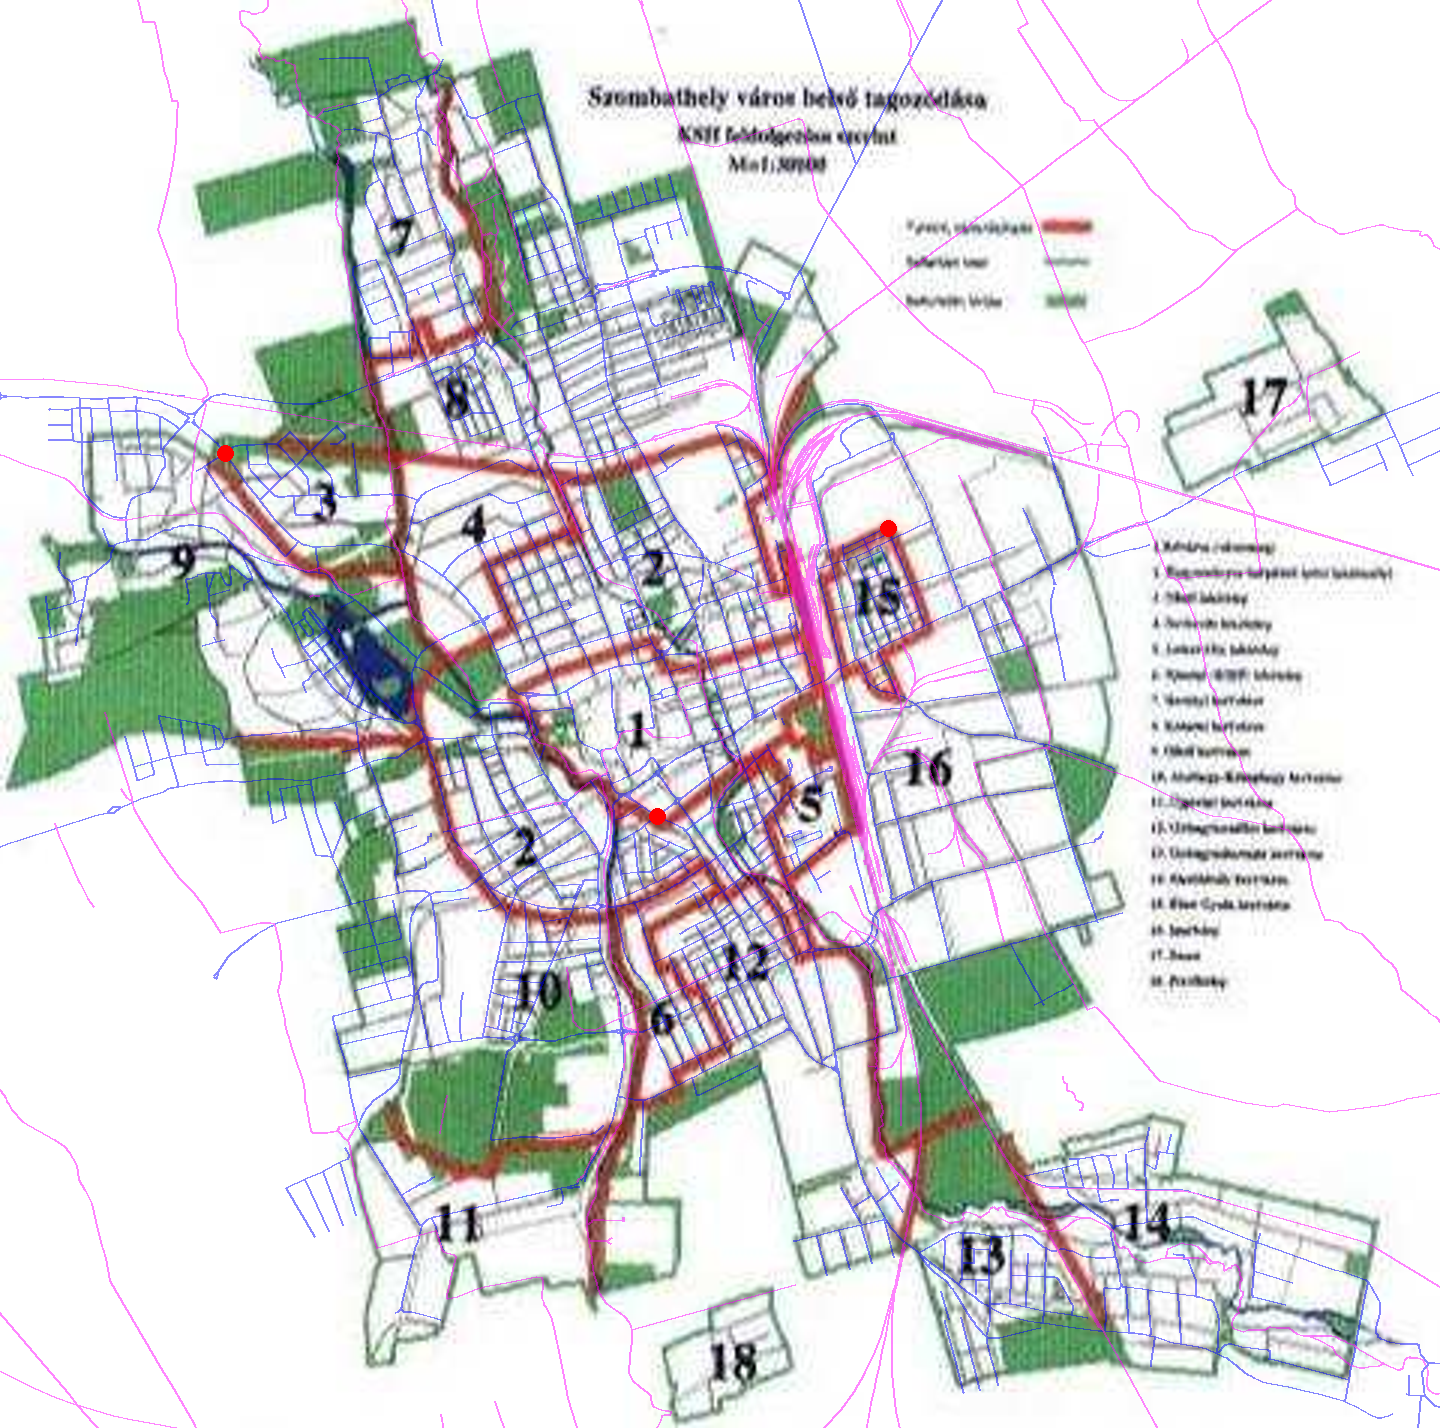

Generate this figure with Python:
import json
from pathlib import Path
import numpy as np
from PIL import Image, ImageDraw
P=Path(__file__).parent
GCP=[[[75,151],[16.58803,47.2437917]],[[219,272],[16.6218793,47.2271643]],[[296,176],[16.6387565,47.242498]]]
A=np.array([[*a,1] for a,b in GCP]);B=np.array([b for a,b in GCP]);M=np.linalg.lstsq(A,B,rcond=None)[0];I=np.linalg.inv(np.vstack([M.T,[0,0,1]]))
print(M)
im=Image.open(P/'source-overview.jpeg').convert('RGBA').resize((1440,1428)); overlay=Image.new('RGBA',im.size);d=ImageDraw.Draw(overlay)
for f in json.load(open(P/'source-ways.geojson'))['features']:
 t=f['properties']['source']['tags']
 if t.get('highway') not in ['primary','secondary','tertiary','residential','unclassified'] and not t.get('waterway') and not t.get('railway'):continue
 xy=[]
 for c in f['geometry']['coordinates']:
  x,y,_=I@[*c,1];xy.append((x*3,y*3))
 if min(x for x,y in xy)>1440 or max(x for x,y in xy)<0 or min(y for x,y in xy)>1428 or max(y for x,y in xy)<0:continue
 color=(0,0,255,120) if t.get('highway') else (255,0,255,120)
 d.line(xy,fill=color,width=2)
for xy,c in GCP:d.ellipse((xy[0]*3-8,xy[1]*3-8,xy[0]*3+8,xy[1]*3+8),fill='red')
Image.alpha_composite(im,overlay).save(P/'georef-preview.png')
(P/'control-points.json').write_text(json.dumps(GCP))
